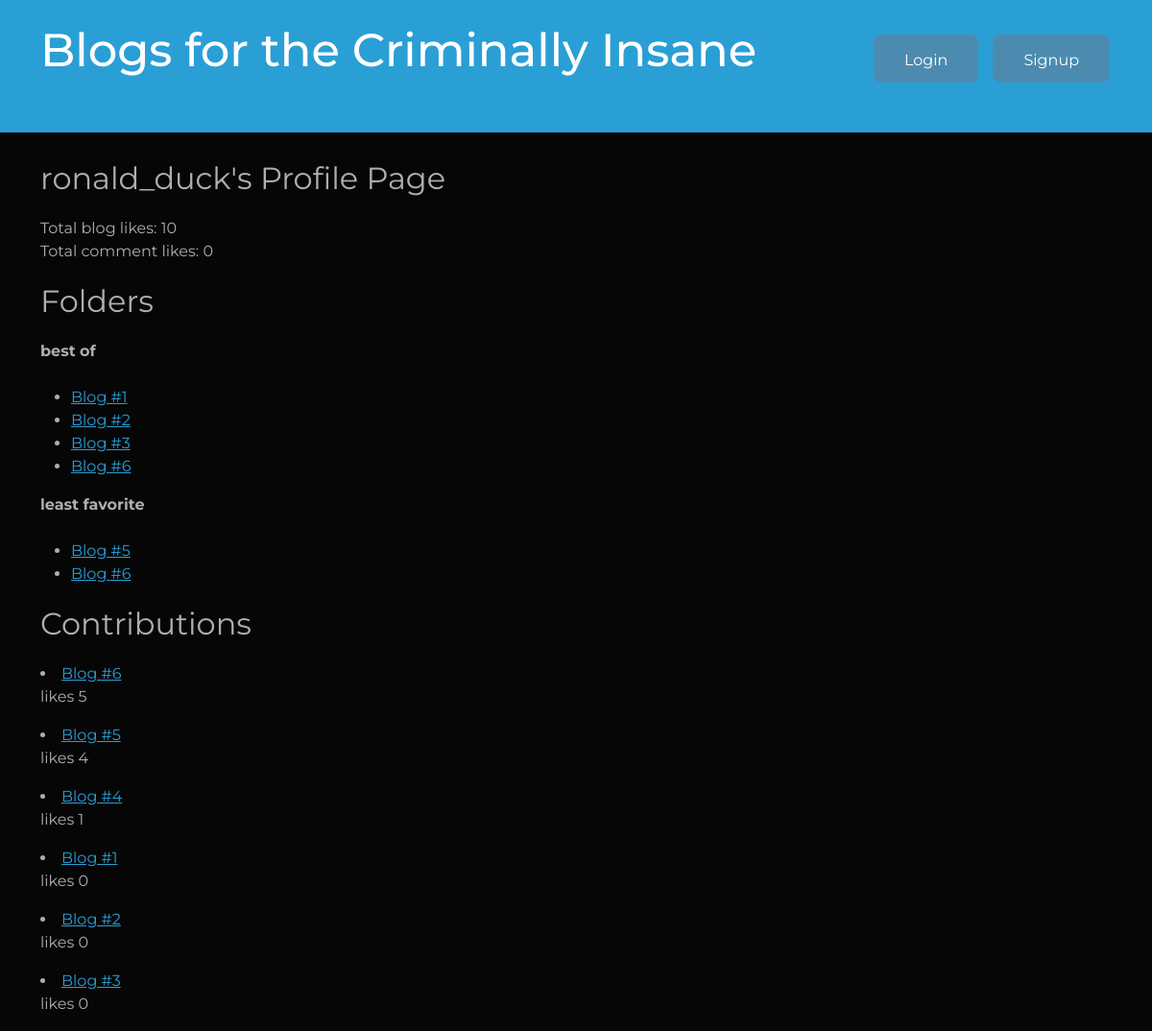
Before: /3/ronald_duck/view_profile with the older database file.
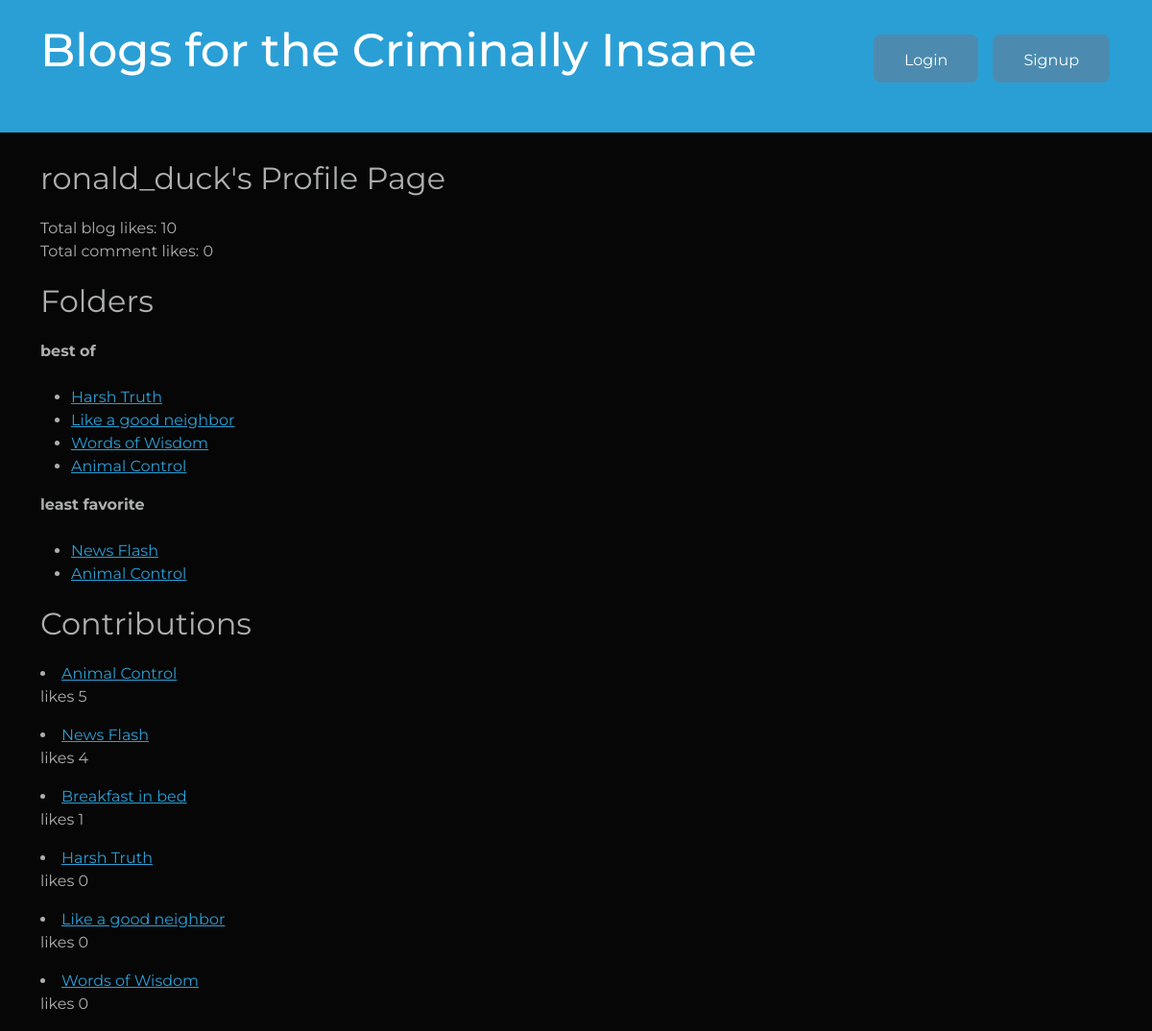
After: the same page with the newer database file.
### testing_grounds/models.py (models this page shows, shortened)
class Folder(models.Model):
    user = models.ForeignKey(User, on_delete=models.CASCADE)
    name = models.CharField(max_length=225)
    blogs = models.ManyToManyField(Blog, related_name='folders')

class Blog(models.Model):
    user = models.ForeignKey(User, on_delete=models.CASCADE, null=True)
    title = models.CharField(max_length=50, null=True, blank=True)
    text_content = models.TextField()
    pub_date = models.DateTimeField(default=timezone.now)
    updated = models.DateTimeField(default=timezone.now)
    likes = models.PositiveIntegerField(default=0)
    def __str__(self):
        return self.title

### testing_grounds/views.py (the view)
# urls.py: path('<int:id>/<str:username>/view_profile', views.view_profile, name="view_profile"),
def view_profile(request, id, username):
    user = get_object_or_404(User, id=id, username=username)
    blogs = Blog.objects.filter(user=user).order_by('-likes')
    comments = Comment.objects.filter(user=user)
    folders = Folder.objects.filter(user=user)
    folder_form = FolderForm()
    total_blog_likes = blogs.aggregate(total_likes=Sum('likes'))['total_likes'] or 0
    total_comment_likes = comments.aggregate(total_likes=Sum('likes'))['total_likes'] or 0
    context = {'user':user, 'folder_form':folder_form, 'folders':folders, 'blogs':blogs, "total_blog_likes":total_blog_likes, 'total_comment_likes':total_comment_likes}
    return render(request, 'testing_grounds/profile.html', context)

### testing_grounds/templates/testing_grounds/profile.html (shortened to what this page needs)
{% extends 'testing_grounds/header.html'%}
{% load crispy_forms_tags %}
{% load static %}
{% block content %}
<div class="container">
    {% if request.user != user %}
        <p class="fs-4">{{user.username}}'s Profile Page</p>
    {% endif %}
    <div class = "likes-counter" >
        <a>Total blog likes: </a>
        {{total_blog_likes}}
        <br>
        <a>Total comment likes: </a>
        {{total_comment_likes}}
    </div>
    <div class="folders mt-3">
        <p class="fs-4">Folders </p>
        {% for folder in folders %}
                <div class="d-flex gap-3">
                    <strong class="mr-3 folder_name" style="cursor:pointer;" data-folder-id="{{folder.id}}">{{folder.name}}</strong>
                </div>
                <br>
                <ul>
                    {% for blog in folder.blogs.all %}
                        <li><a href="{% url 'reader' blog.id %}">{{ blog }}</a></li>
                    {% endfor %}
                </ul>
        {% endfor %}
    </div>
    <div class="blog_archive">
        <p class="fs-4">Contributions</p>
            {% if blogs %}
                {% for blog in blogs%}
                    <li>
                        <a href="{% url 'reader' blog.id %}">{{blog}}</a>
                        <p>likes {{blog.likes}}</p>
                    </li>
                {% endfor %}
            {% else %}
                    <p>None</p>
            {% endif %}
    </div>
</div>
{%endblock%}

### testing_grounds/templates/testing_grounds/header.html (shortened to what this page needs)
{% load crispy_forms_tags %}
{% load static %}
<head>
    <link rel="stylesheet" href="https://bootswatch.com/5/cyborg/bootstrap.min.css">
    <link rel="stylesheet" href="{% static 'testing_grounds/css/styles.css' %}">  {% comment %} not present in deployment {% endcomment %}
</head>
<header class="w-100 bg-primary">
    <div class="container pb-5">
        <div class='d-flex justify-content-between'>
            <a href="{% url 'index' %}" class="text-decoration-none"> <h1 class='mt-4 fs-2'>Blogs for the Criminally Insane</h1> </a>
            <div class="pt-3">
                <div class="custom-container">
                    {% if request.user.is_authenticated %}
                        <a class ='btn btn-primary btn-fixed-size' href="{%  url 'profile' %}">Profile</a>
                        <a class='btn btn-primary btn-fixed-size' href="{% url 'logout' %}">Logout</a>
                    {% else %}
                    {% if request.path != "/login/"%}
                        <a class='btn btn-primary btn-fixed-size' href="{% url 'login'%}">Login</a>
                    {% endif %}
                    {% if request.path != "/register/"%}
                        <a class='btn btn-primary btn-fixed-size' href="{% url 'register'%}">Signup</a>
                    {% endif %}
                    {% endif %}
                </div>
            </div>
        </div>
</header>
    {% block content %}
    {% endblock %}

### testing_grounds/static/testing_grounds/css/styles.css (style rules this page uses)
.btn { background-color: #4c8baf; border: none; color: white; padding: 15px 32px; text-align: center; text-decoration: none; display: inline-block; font-size: 16px; margin: 4px 2px; cursor: pointer; border-radius: 8px; }
.custom-container { min-width: 250px; padding-top: 1rem; display: flex; justify-content: space-between; margin-left: auto; margin-right: auto; }
.btn-fixed-size { height:50px; }

Changed rows visible on the page:
changed Blog: title "Blog #1" → "Harsh Truth"
changed Blog: title "Blog #2" → "Like a good neighbor"
changed Blog: title "Blog #3" → "Words of Wisdom"
changed Blog: title "Blog #6" → "Animal Control"
changed Blog: title "Blog #5" → "News Flash"
changed Blog: title "Blog #4" → "Breakfast in bed"
